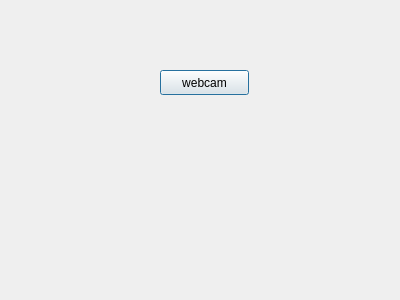
<?xml version="1.0" encoding="UTF-8"?>
<ui version="4.0">
 <class>Dialog</class>
 <widget class="QDialog" name="Dialog">
  <property name="geometry">
   <rect>
    <x>0</x>
    <y>0</y>
    <width>400</width>
    <height>300</height>
   </rect>
  </property>
  <property name="windowTitle">
   <string>Dialog</string>
  </property>
  <widget class="QPushButton" name="webcam">
   <property name="geometry">
    <rect>
     <x>160</x>
     <y>70</y>
     <width>89</width>
     <height>25</height>
    </rect>
   </property>
   <property name="text">
    <string>webcam</string>
   </property>
  </widget>
 </widget>
 <resources/>
 <connections/>
</ui>
